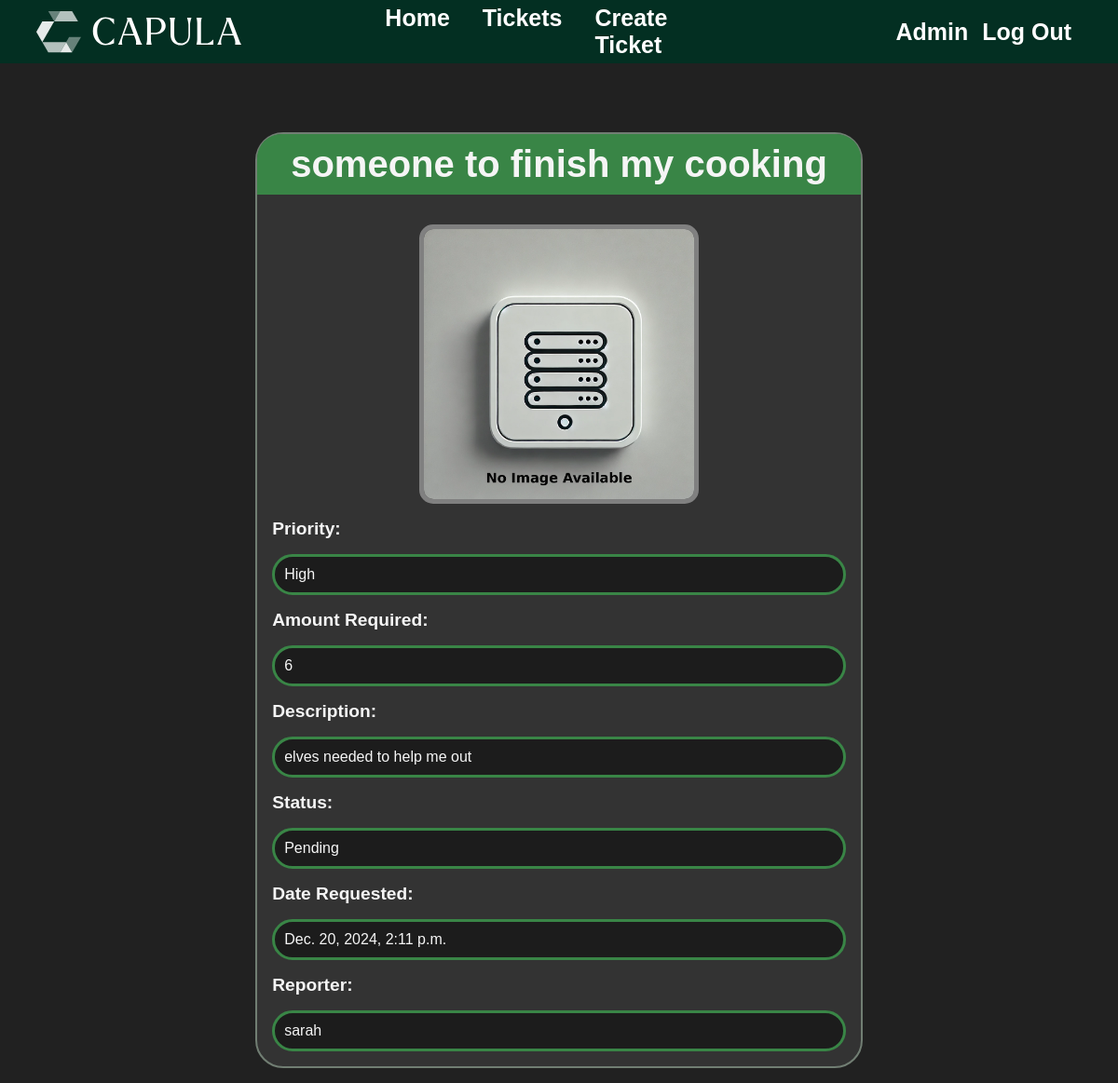
The app's page /inventory/someone-to-finish-my-cooking (signed in) with its own data.
### inventory/models.py (models this page shows, shortened)
class Stock(models.Model): # Stock is the name of the model
    id = models.AutoField(primary_key=True)
    name = models.CharField(max_length=75)
    description = models.TextField(max_length=500, blank=True, null=True)
    amount = models.DecimalField(
        max_digits=10,
        decimal_places=0
    )
    IMPORTANCE_CHOICES = [
        ('Low', 'Low'),
        ('Medium', 'Medium'),
        ('High', 'High'),
    ]
    importance = models.CharField(max_length=6, choices=IMPORTANCE_CHOICES, default='Low')
    STATUS_CHOICES = [
        ('Ordered', 'Ordered'),
        ('Denied', 'Denied'),
        ('Pending', 'Pending'),
    ]
    status = models.CharField(max_length=7, choices=STATUS_CHOICES, default='Pending')
    createdAt = models.DateTimeField(auto_now_add=True)
    banner = models.ImageField(default='fallback.png',null=True, blank=True)  # Pillow installed first using terminal
    createdBy = models.ForeignKey(User, on_delete=models.CASCADE, default=None) # this means should the user be deleted so will their posts
    slug = models.SlugField(unique=True, blank=True)

### inventory/views.py (the view)
# urls.py: path('<slug:slug>', views.item_page, name = "page"),
@login_required(login_url="/users/login/")
def item_page(request, slug): #recieved slug from urls.py
    stock = Stock.objects.get(slug=slug)
    return render(request, 'inventory/item_page.html', {'stock': stock})

### inventory/templates/inventory/item_page.html (shortened to what this page needs)
{% extends 'layout.html' %}
{% block content %}
    <div class='ticket'>
        <section class='ticket-body'>
            <div class='ticket-page-title'>
                <h1 class='ticket-page-title-text'>{{ stock.name }}</h1>
            </div>
            <div class='banner-parent-container'>
                <img
                class="banner"
                src ="{{ stock.banner.url }}"
                alt ="Image Not Available"
                />
            </div>
            <h1 class='ticket-page-headers'>Priority:</h1> <p class='ticket-page-text'>{{ stock.importance }}</p>
            <h1 class='ticket-page-headers'>Amount Required:</h1>  <p class='ticket-page-text'>{{ stock.amount }}</p>
            <h1 class='ticket-page-headers'>Description:</h1>
            <p class='ticket-page-text'> {% if stock.description %}
                {{ stock.description }}
              {% else %}
                No description provided
              {% endif %}</p>
            <h1 class='ticket-page-headers'>Status:</h1>  <p class='ticket-page-text'>{{ stock.status }}</p>
            <h1 class='ticket-page-headers'>Date Requested:</h1>  <p class='ticket-page-text'>{{ stock.createdAt }}</p>
            <h1 class='ticket-page-headers'>Reporter:</h1>  <p class='ticket-page-text'>{{ stock.createdBy }}</p>
        </section>
    </div>
{% endblock %}

### static/CSS/style.css (style rules this page uses)
html { font-size: 16px; }
* { margin: 0; padding: 0; box-sizing: border-box; }
body { min-height: 100vh; background-color: #212121; color: whitesmoke; font-size: 3rem; }
img { max-height: 70px; / }
section { display: flex; flex-flow: column; gap: 1rem; }
p { font-size: 1rem; }
.ticket { display: flex; justify-content: center; margin-top: 5%; }
.ticket-body { background-color: #333333; padding: 1rem; border-radius: 30px; border-width: 2px; border-color: #717e73; border-style: solid; max-width: 50rem; }
.ticket-page-title { background-color: #398546; padding: 10px 20px; border-radius: 26px 26px 0 0; position: relative; top: -16px; left: -16px; width: calc(100% + 32px); text-align: center; }
.ticket-page-title-text { font-family: Arial, sans-serif; font-size: 40px; font-weight: bold; }
.banner-parent-container { display: flex; justify-content: center; }
.banner { min-height: 300px; min-width: 300px; border-style: solid; border-width: 5px; border-color: grey; border-radius: 5%; }
.ticket-page-headers { font-family: Arial, sans-serif; font-size: 1.2rem; font-weight: bold; }
.ticket-page-text { font-family: Arial, Helvetica, sans-serif; font-size: 1rem; border-radius: 1px; border-style: solid; border-color: #398546; border-radius: 30px; background-color: #1c1c1c; padding: 10px; }

### records on screen
Stock: name "someone to finish my cooking", banner (picture), importance "High", amount "6", description "elves needed to help me out", status "Pending", createdAt "Dec. 20, 2024, 2:11 p.m.", createdBy "sarah"
